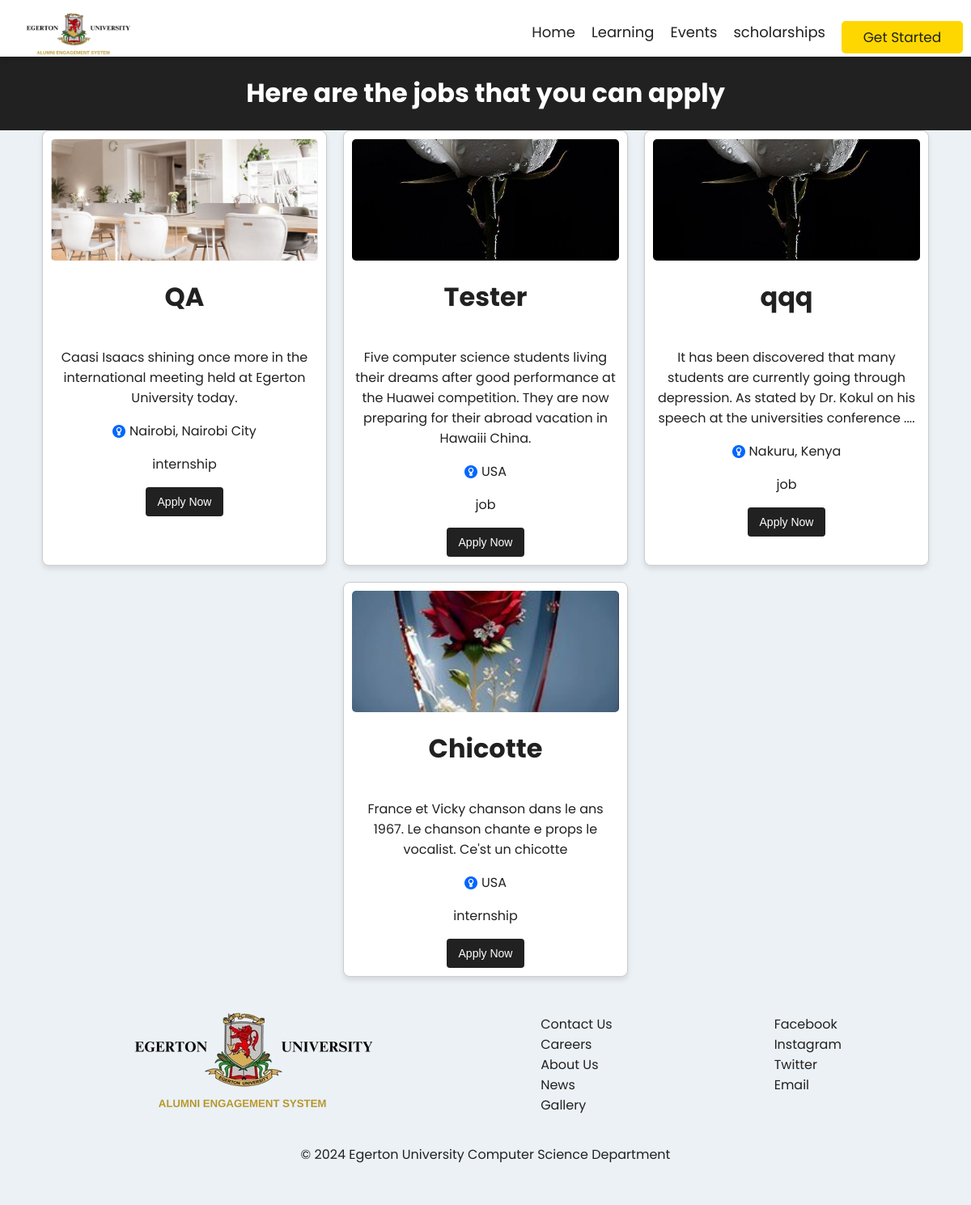
Page /jobs on the committed database.
### website/models.py (models this page shows)
class Jobs(db.Model):
    id = db.Column(db.Integer, primary_key = True)
    title = db.Column(db.String(100) , nullable = False)
    body = db.Column(db.String(1000) , nullable = False)
    location = db.Column(db.String(50) , nullable = False)
    job_type = db.Column(db.String(100) , nullable = False)
    link = db.Column(db.String(100) , nullable = False)
    image = db.Column(db.String(1000) , nullable = False)

### website/views.py (the view)
@views.route('/jobs')
def jobs():
    jobs = Jobs.query.all()
    return render_template('jobs.html' , jobs = jobs)

### website/templates/jobs.html (shortened to what this page needs)
{% extends 'base.html' %}
{% block body %}
<h1 style="text-align: center;">Here are the jobs that you can apply </h1>
<div class="jobs">
    {% for job in jobs %}
      <div class="recent-jobs">
        <img src="{{ job.image }}" alt="an image here" />
        <h1>{{ job.title }}</h1>
        <p>{{ job.body }}</p>
        <section>
          <img src="../static/images/location.png" alt="" />{{ job.location }}
        </section>
        <p>{{ job.job_type }}</p>
        <a href="https://{{job.link}}" target="_blank"> <button>Apply Now</button> </a>
      </div>
  {% endfor %}
{% endblock body %}

### website/templates/base.html (shortened to what this page needs)
<!DOCTYPE html>
<html lang="en">
<head>
    <link rel="stylesheet" href="{{url_for('static',filename='src/input.css')}}">
</head>
<body class="text-center font-bold">
    <nav>
        <a href="/"><img class="logo" src="../static/images/logo_to_use.png" alt="company logo here"></a>
        <ul class="text-blue-800 my-57 text-center flex gap-10 cursor-pointer list-none">
            <li><a href="/">Home</a></li>
            <li><a href="/files">Learning</a></li>
            <li><a href="/events">Events</a></li>
            <li><a href="/scholarships">scholarships</a></li>
            {% if current_user.is_authenticated %}
             <a  href="/profile"><button class="get-started"> My Dashboard </button></a>
             {% else %}
             <a  href="/signup"><button class="get-started"> Get Started </button></a>
             {% endif %}
        </ul>
    </nav>
    {% block body %}
    {% endblock body %}
    <footer>
        <div>
        <a href="/">
            <img src="../static/images/logo_to_use.png" alt="">
        </a>
        </div>
        <div>
            <ul>
                <li>Contact Us</li>
                <li>Careers</li>
                <li>About Us</li>
                <li>News</li>
                <li>Gallery</li>
            </ul>
        </div>
        <div>
            <ul>
                <li>Facebook</li>
                <li>Instagram</li>
                <li>Twitter</li>
                <li>Email</li>
            </ul>
        </div>
    </footer>
    <section class="copyright">
        &copy; 2024 Egerton University Computer Science Department
    </section>
</body>
</html>

### website/static/src/input.css (style rules this page uses)
body { position: relative; color: #ffffff; box-sizing: border-box; font-family: 'Poppins', sans-serif; background-color: #212121; margin: 0; display: flex; flex-direction: column; min-height: 100vh; }
a { text-decoration: none; color: inherit; }
nav { background-color: #ffffff; color: #212121; height: 60px; width: 100%; padding-top: 10px; display: flex; justify-content: space-between; position: sticky; top: 0; z-index: 10; box-shadow: 0px 4px 6px rgba(0, 0, 0, 0.1); }
.logo { height: 60px; margin-left: 30px; }
nav ul { display: flex; gap: 20px; justify-content: right; }
nav ul li { list-style-type: none; font-size: 18px; }
.get-started { color: #212121; background-color: #FFD700; border: none; margin-right: 10px; height: 40px; width: 150px; margin-top: 0px; border-radius: 5px; cursor: pointer; font-size: 17px; font-family: 'Poppins' , sans-serif; }
footer { background-color: #ECF1F5; color: #212121; width: 100%; padding-top: 10px; display: flex; justify-content: space-evenly; margin-top: auto; }
footer ul li { list-style-type: none; }
.copyright { text-align: center; margin-bottom: 10px; background-color: #ECF1F5; color: #212121; padding-bottom: 40px; }
.jobs { background-color: #ECF1F5; color: #212121; display: flex; flex-wrap: wrap; gap: 20px; justify-content: center; }
.recent-jobs { background-color: #ffffff; width: 330px; border: 1px solid #ccc; border-radius: 8px; padding: 10px; display: flex; flex-direction: column; align-items: center; text-align: center; box-shadow: 0 4px 6px rgba(0, 0, 0, 0.1); transition: transform 0.5s ease-in-out; cursor: pointer; }
.recent-jobs img { width: 100%; height: auto; max-height: 150px; object-fit: cover; border-radius: 5px; }
.recent-jobs section img { width: 16px; height: 16px; margin-right: 5px; vertical-align: middle; }
.recent-jobs button { background-color: #212121; color: #ffffff; border: none; border-radius: 4px; padding: 10px 15px; cursor: pointer; font-size: 14px; transition: background-color 0.3s ease; }

### rows in the picture
Jobs: image (picture), title "QA", body "Caasi Isaacs shining once more in the international meeting held at Egerton University today.", location "Nairobi, Nairobi City", job_type "internship"
Jobs: image (picture), title "Tester", body "Five computer science students living their dreams after good performance at the Huawei competition. They are now preparing for their abroad vacation in Hawaiii China.", location "USA", job_type "job"
Jobs: image (picture), title "qqq", body "It has been discovered that many students are currently going through depression. As stated by Dr. Kokul on his speech at the universities conference ....", location "Nakuru, Kenya", job_type "job"
Jobs: image (picture), title "Chicotte", body "France et Vicky chanson dans le ans 1967. Le chanson chante e props le vocalist. Ce'st un chicotte", location "USA", job_type "internship"
